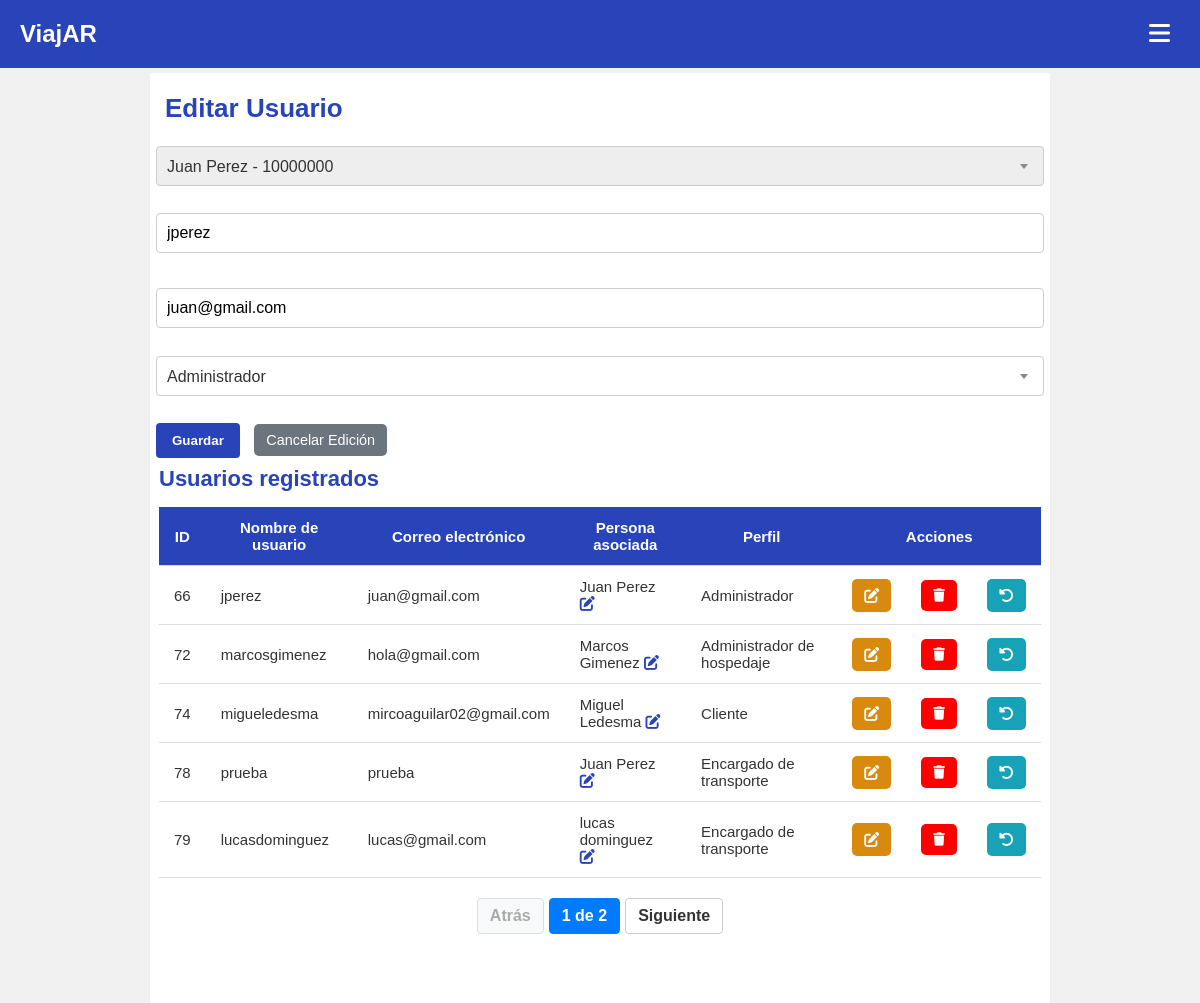
Before: /index.php?page=usuarios&id=66 (signed in) with the older database file.
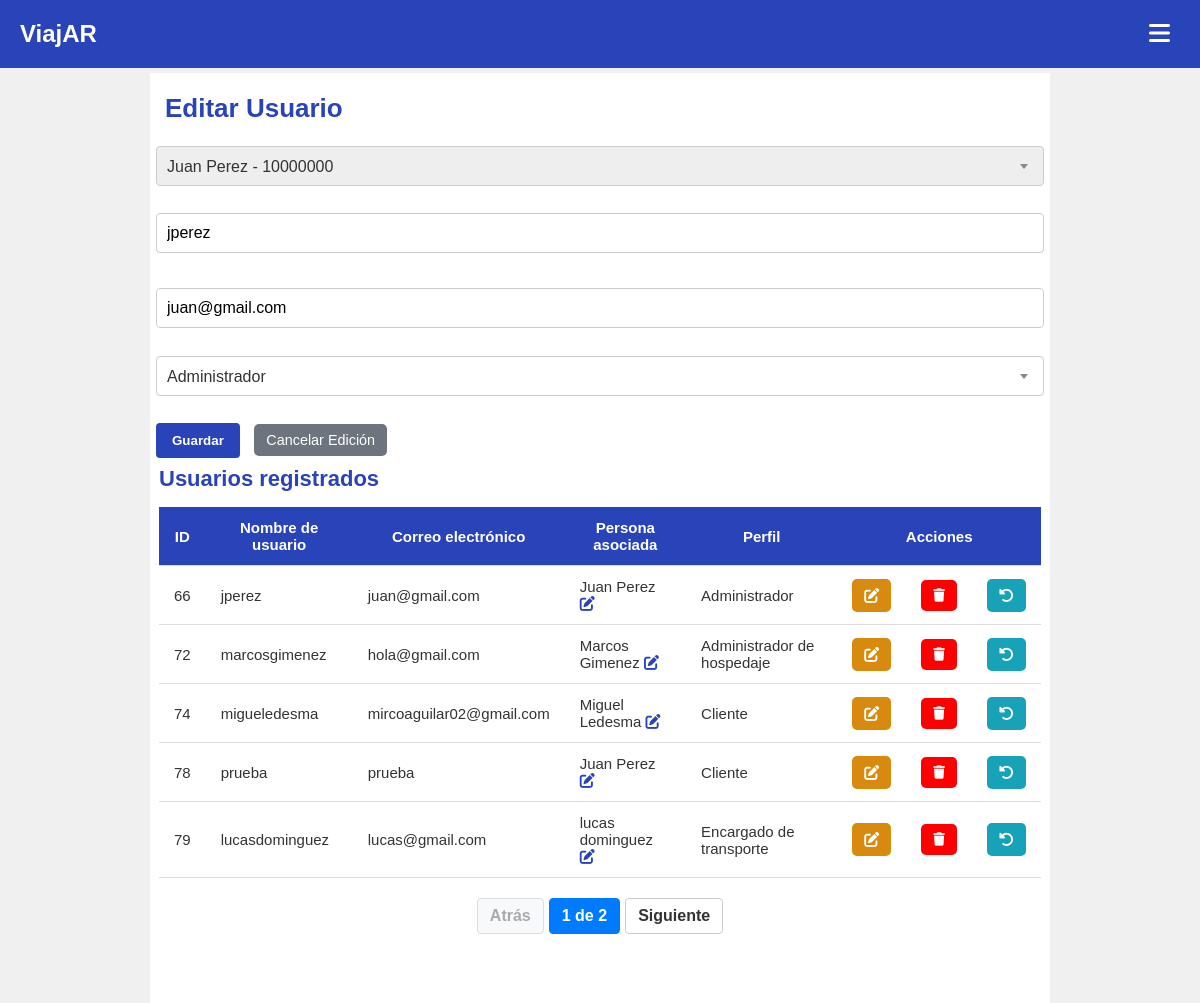
After: the same page with the newer database file.
### tables this page shows
CREATE TABLE `usuarios` (
  `id_usuarios` int NOT NULL AUTO_INCREMENT,
  `usuarios_nombre_usuario` varchar(25) NOT NULL,
  `usuarios_email` varchar(45) NOT NULL,
  `usuarios_fecha_alta` datetime NOT NULL DEFAULT CURRENT_TIMESTAMP,
  `usuarios_password` varchar(245) NOT NULL,
  `activo` tinyint(1) NOT NULL DEFAULT '1',
  `rela_personas` int DEFAULT NULL,
  `rela_perfiles` int NOT NULL,
  PRIMARY KEY (`id_usuarios`),
  KEY `fk_usuarios_personas_idx` (`rela_personas`),
  KEY `fk_usuarios_tipo_de_usuarios1_idx` (`rela_perfiles`),
  CONSTRAINT `fk_usuarios_personas` FOREIGN KEY (`rela_personas`) REFERENCES `personas` (`id_personas`),
  CONSTRAINT `fk_usuarios_tipo_de_usuarios1` FOREIGN KEY (`rela_perfiles`) REFERENCES `perfiles` (`id_perfiles`)
);

CREATE TABLE `perfiles` (
  `id_perfiles` int NOT NULL AUTO_INCREMENT,
  `perfiles_nombre` varchar(45) NOT NULL,
  `activo` tinyint NOT NULL DEFAULT '1',
  PRIMARY KEY (`id_perfiles`)
);

CREATE TABLE `personas` (
  `id_personas` int NOT NULL AUTO_INCREMENT,
  `personas_nombre` varchar(45) DEFAULT NULL,
  `personas_apellido` varchar(45) DEFAULT NULL,
  `personas_fecha_nac` date DEFAULT NULL,
  `activo` tinyint(1) DEFAULT '1',
  `personas_dni` varchar(20) DEFAULT NULL,
  PRIMARY KEY (`id_personas`)
);

### views/paginas/usuarios.php (called while the page is built)
<?php include('views/paginas/usuarios/listado_usuarios.php'); ?>

### index.php (called while the page is built, shortened)
<?php
$plantilla = new PlantillaControlador();
$plantilla -> traer_plantilla();

### models/usuarios.php (called while the page is built, shortened)
<?php
require_once ('conexion.php');
class Usuario extends Pagination {
    public function traer_usuarios(){
        $conexion = new Conexion();
        $offset = $this->current_page * $this->page_size;
        $query = "SELECT
                        usuarios.id_usuarios,
                        usuarios.usuarios_nombre_usuario,
                        usuarios.usuarios_email,
                        usuarios.rela_personas,
                        usuarios.rela_perfiles,
                        perfiles.perfiles_nombre,
                        personas.personas_nombre,
                        personas.personas_apellido
                  FROM usuarios
                  JOIN perfiles ON usuarios.rela_perfiles = perfiles.id_perfiles
                  JOIN personas ON usuarios.rela_personas = personas.id_personas
                  WHERE usuarios.activo = 1
                  LIMIT $offset, $this->page_size";
        return $conexion->consultar($query);
    }
    }

### models/conexion.php (called while the page is built, shortened)
<?php
class Conexion {
    private $con;
    private $servidor;
    private $usuario;
    private $password;
    private $base_datos;
    public function __construct() {
        $this->servidor = 'localhost';
        $this->usuario = 'root';
        $this->password = 'hola';
        $this->base_datos = 'viajar';
    }
    public function conectar() {
        if (!$this->con) {
            $this->con = new mysqli($this->servidor, $this->usuario, $this->password, $this->base_datos);
            $this->con->set_charset("utf8");
        }
        return $this->con;
    }
    public function consultar($query) {
        $resultado = $this->conectar()->query($query);
        $data = [];
        if ($resultado && $resultado->num_rows > 0) {
            while ($row = $resultado->fetch_assoc()) {
                $data[] = $row;
            }
        }
        return $data;
    }
}

### views/paginas/usuarios/listado_usuarios.php (the view, shortened to what the changed rows need)
<?php
require_once('models/usuarios.php');
$page_size = 5;
$current_page = 0;
$usuarios = new Usuario();
$usuarios->page_size = $page_size;
$usuarios->current_page = $current_page;
$result_usuarios = $usuarios->traer_usuarios();
$editing_mode = false;
if (isset($_GET['id'])) {
    $id_usuario_editar = htmlspecialchars($_GET['id']);
    $usuario_data_para_form = $usuarios->traer_usuarios_por_id($id_usuario_editar);
    if (!empty($usuario_data_para_form)) {
        $editing_mode = true;
    } else {
        header("Location: index.php?page=usuarios&message=Usuario a editar no encontrado o inactivo&status=danger");
        exit;
    }
}
?>
<!DOCTYPE html>
<html lang="es">
<head>
    <link rel="stylesheet" href="assets/css/listado_usuarios.css?v=1">
    <link rel="stylesheet" href="https://cdnjs.cloudflare.com/ajax/libs/font-awesome/6.0.0-beta3/css/all.min.css">
</head>
<body>
    <div class="container">
        <form id="form-crear-usuario" method="post" action="controllers/usuarios/usuarios.controlador.php">
            <h1><?php echo $editing_mode ? 'Editar Usuario' : 'Crear Usuario'; ?></h1>
        </form>
    </div>
    <div class="container">
        <h2>Usuarios registrados</h2>
        <table>
            <thead>
                <tr>
                    <th>ID</th>
                    <th>Nombre de usuario</th>
                    <th>Correo electrónico</th>
                    <th>Persona asociada</th>
                    <th>Perfil</th>
                    <th id="acciones" colspan="3">Acciones</th>
                </tr>
            </thead>
            <tbody>
                <?php
                if (!empty($result_usuarios)):
                    foreach ($result_usuarios as $row):
                ?>
                    <tr>
                        <td><?php echo htmlspecialchars($row['id_usuarios']); ?></td>
                        <td><?php echo htmlspecialchars($row['usuarios_nombre_usuario']); ?></td>
                        <td><?php echo htmlspecialchars($row['usuarios_email']); ?></td>
                        <td>
                        <?php echo htmlspecialchars($row['personas_nombre'] . ' ' . $row['personas_apellido']); ?>
                        <a href="#" class="editar-persona-btn" data-persona-id="<?php echo htmlspecialchars($row['rela_personas']); ?>" title="Editar persona">
                            <i class="fa-solid fa-pen-to-square"></i>
                        </a>
                        </td>
                        <td><?php echo htmlspecialchars($row['perfiles_nombre']); ?></td>
                        <td><a id="editar" href="index.php?page=usuarios&id=<?php echo htmlspecialchars($row['id_usuarios']); ?>"><i class="fa-solid fa-pen-to-square"></i></a></td>
                        <td>
                            <button class="btn-eliminar"
                                    data-id="<?php echo htmlspecialchars($row['id_usuarios']); ?>"
                                    data-entity="usuarios"
                                    data-action="eliminar">
                                <i class="fa-solid fa-trash"></i>
                            </button>
                        </td>
                        <td>
                            <a id="reset" href="controllers/usuarios/email.controlador.php?action=reset_password_admin&email=<?php echo urlencode($row['usuarios_email']); ?>&origin=admin">
                                <i class="fa-solid fa-rotate-left"></i>
                            </a>
                        </td>
                    </tr>
                <?php
                    endforeach;
                else:
                ?>
                    <tr>
                        <td colspan="7">No hay usuarios registrados.</td>
                    </tr>
                <?php
                endif;
                ?>
            </tbody>
        </table>
    </div>
</body>
</html>

Changed rows visible on the page:
changed usuarios "prueba": rela_perfiles.perfiles_nombre "Encargado de transporte" → "Cliente"
